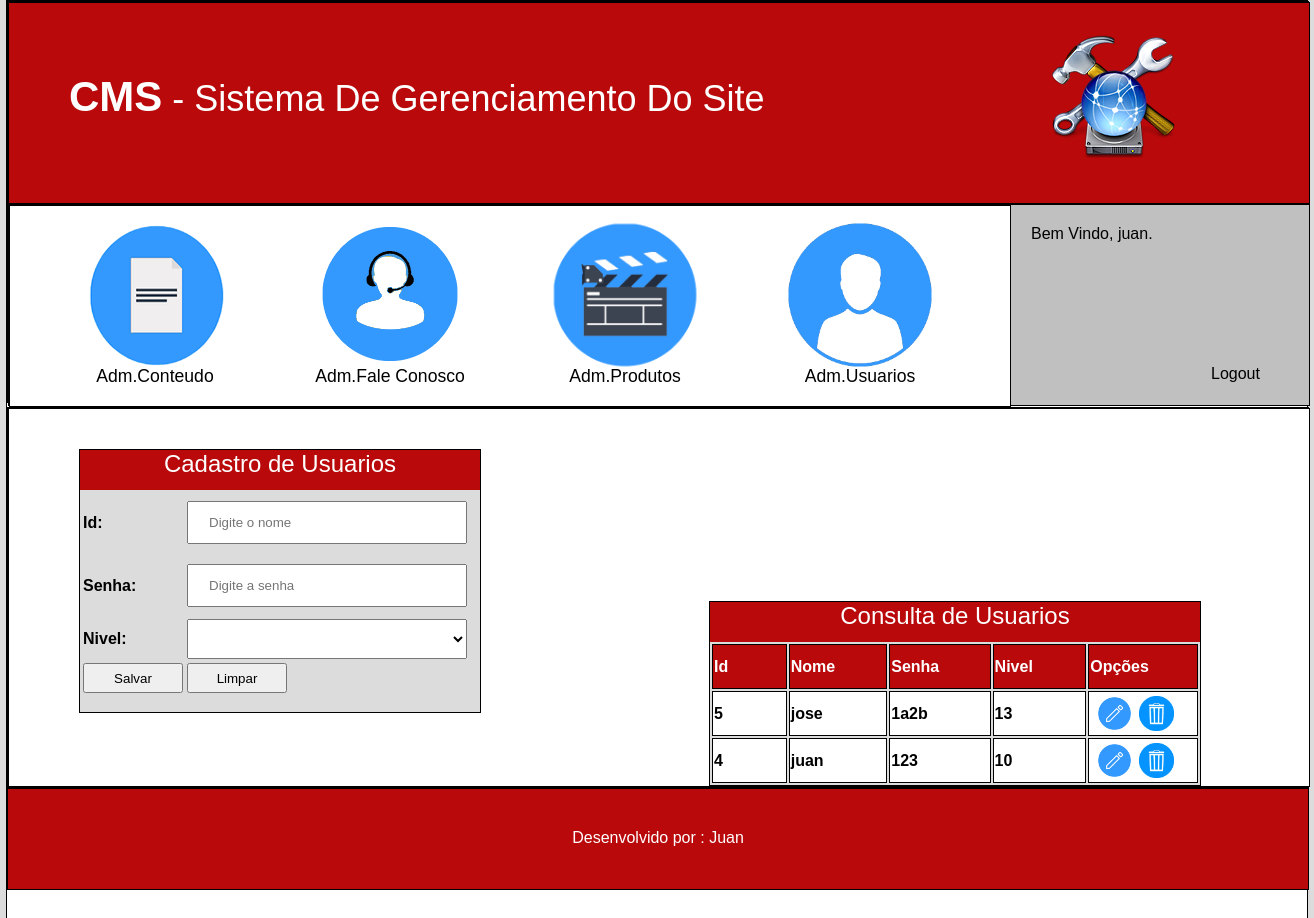
The page /cms/pg1.php (signed in) on the database its author committed.
### tables this page shows
CREATE TABLE `tblusuario` (
  `id` int(10) unsigned NOT NULL AUTO_INCREMENT,
  `nivel` int(10) unsigned NOT NULL,
  `nome` varchar(100) NOT NULL,
  `senha` varchar(45) NOT NULL,
  PRIMARY KEY (`id`) USING BTREE,
  KEY `FK_tblusuario_1` (`nivel`),
  CONSTRAINT `FK_tblusuario_1` FOREIGN KEY (`nivel`) REFERENCES `tblnivel` (`nivel`)
);

### cms/pg1.php (the view, shortened to what this page needs)
<?php
	$nome = "";
	$senha = "";
	$botao="Salvar";
?>
<html>
	<head>
		<link rel="stylesheet" type="text/css" href="css/style.css">
	</head>
	<body>
		<section  id="corpo">
			<header id="header">
				<div id="cabecalho1">
					<div id="texto">
						<b>CMS</b> - Sistema De Gerenciamento Do Site
					</div>
					<div id="img">
						<img src="imagem/1.png">
					</div>
				</div>
				<div id="cabecalho2">
					<div id="fundoCaixas">
						<div class="caixasOpcoes" onclick="Mostra('admConteudo')">
							<div class="imagem">
								<img src="imagem/2.png" height="130px" width="130px">
							</div>
							<div class="detalhes">
								Adm.Conteudo
							</div>
						</div>
						<div class="caixasOpcoes">
							<div class="imagem">
								<img src="imagem/3.png" height="130px" width="130px">
							</div>
							<div class="detalhes">
								Adm.Fale Conosco
							</div>
						</div>
						<div class="caixasOpcoes">
							<div class="imagem">
								<img src="imagem/4.png" height="130px" width="130px">
							</div>
							<div class="detalhes">
								Adm.Produtos
							</div>
						</div>
						<div class="caixasOpcoes" onclick="Mostra('admUsuarios')">
							<div class="imagem">
								<img src="imagem/5.png" height="130px" width="130px">
							</div>
							<div class="detalhes">
								Adm.Usuarios
							</div>
						</div>
					</div>
					<div id="infoLogin">
						<div id="bemvindoInfo">
							Bem Vindo, <?php echo($_SESSION['UsuarioNome'])?>.
						</div>
						<div id="logoutInfo">
							Logout
						</div>
					</div>
				</div>
			</header>
			<nav id="nav">
				<div id="admUsuarios">
					<div id = "cadastroUsuario">
						<div class ="titulo">Cadastro de Usuarios</div>
						<form name="cadastro" method="get" action="pg1.php">
							<table>
								<tr>
									<td><div class="negrito">Id:</div></td>
									<td><input class="campos" name="txtnome" type="text" placeholder="Digite o nome" required value="<?php echo($nome); ?>"></td>
								</tr>
								<tr>
									<td><div class="negrito">Senha:</div></td>
									<td><input class="campos" name="txtsenha" type="text" placeholder="Digite a senha" required value="<?php echo($senha); ?>"></td>
								</tr>
								<tr>
									<td><div class="negrito">Nivel:</div></td>
									<td><select id="select">
										<option value =""></option>
									</select></td>
								</tr>
								<tr>
									<td><input class="butao" type="submit" name="btnCadastrar" value="<?php echo($botao);?>"></td>
									<td><input class="butao" type="submit" name="btnLimpar" value="Limpar"></td>
								</tr>
							</table>
						</form>
					</div>
					<div id="consultaUsuario">
						<div class="titulo">Consulta de Usuarios</div>
						<table>
							<tr>
								<td class="tabelaConsulta0">Id</td>
								<td class="tabelaConsulta0">Nome</td>
								<td class="tabelaConsulta0">Senha</td>
								<td class="tabelaConsulta0">Nivel</td>
								<td class="tabelaConsulta0">Opções</td>
							</tr>
							<?php
								$sql = "select * from tblusuario order by id desc";
								$select = mysql_query($sql);
								while($rs = mysql_fetch_array($select)){
							?>
							<tr>
								<td class="tabelaConsulta"><?php echo($rs['id']);?></td>
								<td class="tabelaConsulta"><?php echo($rs['nome']);?></td>
								<td class="tabelaConsulta"><?php echo($rs['senha']);?></td>
								<td class="tabelaConsulta"><?php echo($rs['nivel']);?></td>
								<td class="tabelaConsulta">
									<a href="pg1.php?modo=editar&id=<?php echo($rs['id'])?>"><img class="img" src="imagem/e1.png"></a>
									<a href="pg1.php?modo=excluir&id=<?php echo($rs['id'])?>"><img class="img" src="imagem/d1.png"> </a>
								</td>
							</tr>
							<?php
								}
							?>
						</table>
					</div>
				</div>
			</nav>
			<footer id="footer">
				<span id="">Desenvolvido por : Juan</span>
			</footer>
		</section>
	</body>
</html>

### cms/css/style.css (style rules this page uses)
a:link, a:visited { text-decoration: none; color: #000000; }
body { margin:0px; font-family:Verdana, Arial, Helvetica, sans-serif; background-color:#DCDCDC; }
.campos { width: 280px; padding: 12px 20px; margin: 8px 0; box-sizing: border-box; }
.butao { height:30px; width:100px; }
#select { height:40px; width:280px; }
#corpo { height:1200px; width:1300px; margin-left:auto; margin-right:auto; border:1px solid #000000; background-color:#ffffff; }
#header { height:400px; width:1300px; border:1px solid #000000; }
#cabecalho1 { background-color:#B9090B; color:#ffffff; height:170px; width:1300px; border:1px solid #000000; font-size:36px; padding-top:30px; }
b { font-size:42px; font-weight:bold; }
#texto { margin-left:60px; padding-top:40px; float:left; height:100px; width:800px; border:0px solid #000000; }
#img { margin-left:120px; padding-left:60px; float:left; height:140px; width:200px; border:0px solid #000000; }
#cabecalho2 { height:200px; width:1300px; border:1px solid #000000; background-color:#C0C0C0; }
#fundoCaixas { float:left; height:200px; width:1000px; border:1px solid #000000; background-color:#ffffff; }
.caixasOpcoes { margin-top:10px; margin-left:55px; float:left; height:180px; width:180px; border:0px solid #000000; border-radius: 37px 37px 37px 37px; -moz-border-radius: 37px 37px 37px 37px; -webkit-border-radius: 37px 37px 37px 37px; background-color:#ffffff; transform:scale(1.1); }
.imagem { margin-top:15px; margin-right:auto; margin-left:auto; height:130px; width:130px; border:0px solid #000000; }
.detalhes { height:30px; width:180px; border:0px solid #000000; text-align:center; }
#infoLogin { float:left; height:200px; width:290px; border:0px solid #000000; }
#bemvindoInfo { padding-top:20px; padding-left:20px; height:140px; width:260px; border:0px solid #000000; }
#logoutInfo { height:20px; width:80px; border:0px solid #000000; padding-left:200px; }
#nav { float:left; height:auto; width:1300px; border:1px solid #000000; background-color:#ffffff; }
.titulo { width:100%; height:40px; background-color:#B9090B; color:#ffffff; font-size:24px; text-align:center; }
.negrito { font-weight:bold; }
#admUsuarios { background-color:#ffffff; height:auto; width:1300px; border:1px solid #000000; }
#cadastroUsuario { height:auto; width:400px; border:1px solid #000000; float:left; background-color:#DCDCDC; margin-left:70px; margin-top:40px; }
#consultaUsuario { height:auto; width:490px; border:1px solid #000000; background-color:#DCDCDC; margin-left:700px; margin-top:40px; }
.tabelaConsulta0 { height:45px; width:100px; border:1px solid #000000; font-weight:bold; background-color:#B9090B; color:#ffffff; }
.tabelaConsulta { height:45px; width:280px; border:1px solid #000000; font-weight:bold; background-color:#ffffff; }
.img { margin-left:7px; height:35px; width:35px; border:0px solid #000000; float:left; }
#footer { float:left; padding-top:40px; text-align:center; height:60px; width:1300px; border:1px solid #000000; background-color:#B9090B; color:#ffffff; }

### rows shown on the page
tblusuario: id "5", nome "jose", senha "1a2b", nivel "13"
tblusuario: id "4", nome "juan", senha "123", nivel "10"

### other values the page prints
$_SESSION['UsuarioNome'] "juan"
